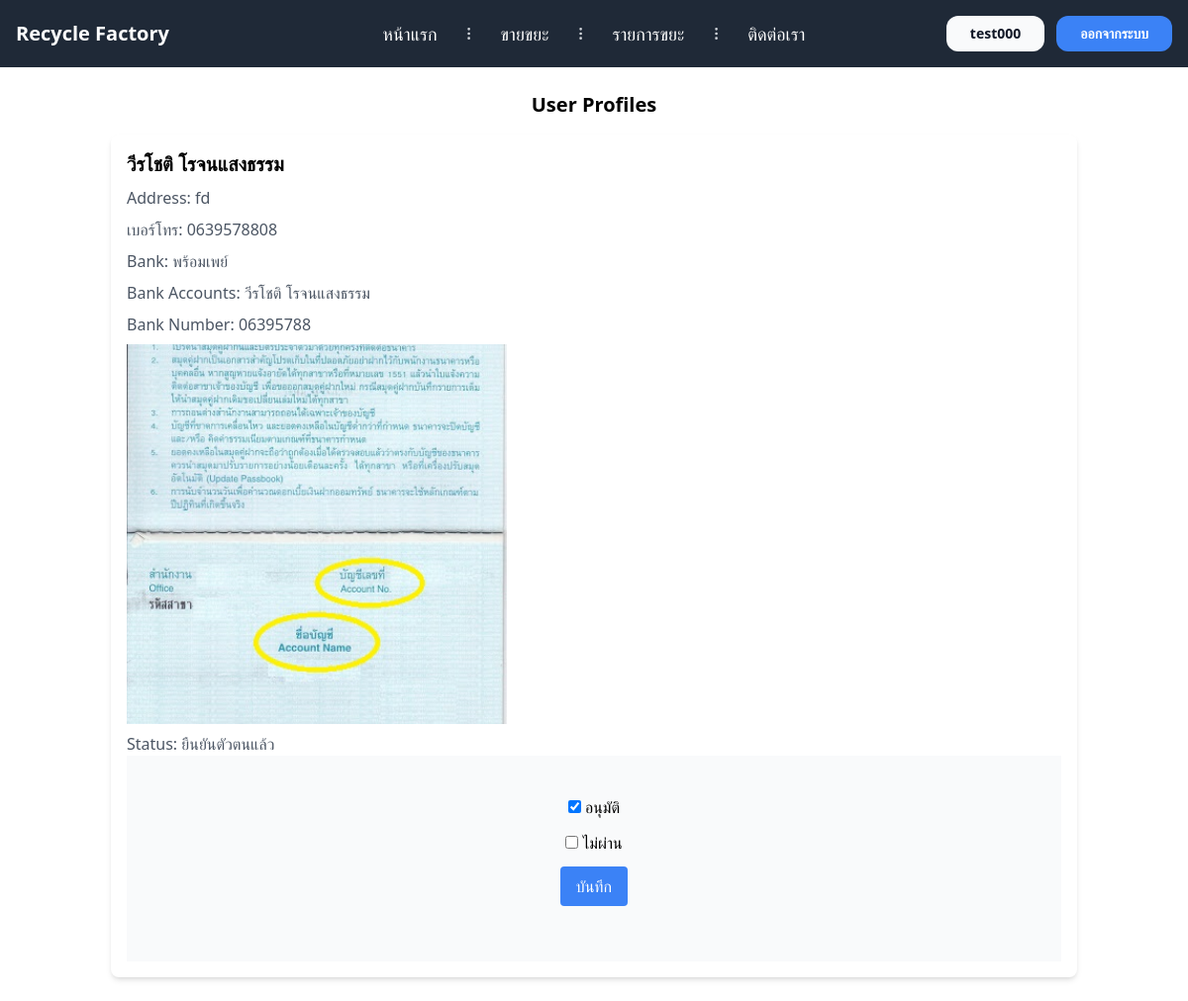
The app's page /Factory/editestate/1/ (signed in) with its own data.
### Member/models.py (models this page shows)
class Profile(models.Model):
    user = models.OneToOneField(User, on_delete=models.CASCADE, null=True, blank=True)
    first_name = models.CharField(max_length=150)
    last_name = models.CharField(max_length=150)
    address = models.TextField()
    bank = models.CharField(max_length=150)
    bank_accounts = models.CharField(max_length=350)
    bank_number = models.CharField(max_length=20)
    pass_bookQR = models.ImageField(upload_to='ImagePassBook/')
    phone = models.CharField(max_length=20, null=True, blank=True)
    status = models.BooleanField(default=False)
    cancel = models.BooleanField(default=False)

### Factory/views.py (the view)
# urls.py: path('editestate/<int:id>/',editestate,name='editestate')
@login_required
def editestate(request,id):
    nfn = Profile.objects.get(pk=id)
    ed = EditStatus()
    if request.method == 'POST':
        ed = EditStatus(request.POST,instance=nfn)
        if ed.is_valid():
            ed.save()
            return redirect('cfidentity')
        else:
            ed = EditStatus(instance=nfn)
    else:
        ed = EditStatus(instance=nfn)
    return render(request,'factory/editstate.html',{'form':ed,'nfn':nfn})

### Factory/forms.py
class EditStatus(forms.ModelForm):
    class Meta:
        model = Profile
        fields = ['status','cancel']
        labels = {
            'status':'อนุมัติ',
            'cancel':'ไม่ผ่าน',
        }

### templates/factory/editstate.html (shortened to what this page needs)
{%  extends 'base.html' %}
{% load crispy_forms_tags %}
{% block content %}
    <div class="max-w-5xl mx-auto bg-white rounded p-6">
    <h1 class="text-xl font-bold text-center mb-4 ">User Profiles</h1>
    <div class="grid grid-cols-1 gap-4 max-w-5xl">
        <div class="bg-white p-4 rounded-lg shadow-md">
            <h2 class="text-xl font-bold mb-2">{{ nfn.first_name }} {{ nfn.last_name }}</h2>
            <p class="text-gray-600 mb-2 ">Address: {{ nfn.address }}</p>
            <p class="text-gray-600 mb-2 ">เบอร์โทร: {{ nfn.phone }}</p>
            <p class="text-gray-600 mb-2">Bank: {{ nfn.bank }}</p>
            <p class="text-gray-600 mb-2">Bank Accounts: {{ nfn.bank_accounts }}</p>
            <p class="text-gray-600 mb-2">Bank Number: {{ nfn.bank_number }}</p>
            <img src="{{ nfn.pass_bookQR.url }}" alt="Passbook QR" class="w-96 h-96 object-cover mb-2">
            <p class="text-gray-600">Status: {% if nfn.status %} ยืนยันตัวตนแล้ว {% else %} ยังไม่ยืนยันตัวตน {% endif %}</p>
            <form action="" method="post" enctype="multipart/form-data" class="p-10 bg-gray-50 text-center">
                {{ form|crispy }}
                <div class="mb-4 text-center">
                    <button type="submit" class="bg-blue-500 text-white py-2 px-4 rounded hover:bg-blue-600 ">บันทึก</button>
                </div>
            </form>
        </div>
    </div>
</div>
{% endblock %}

### templates/base.html (shortened to what this page needs)
{% load static %}
<!DOCTYPE html>
<html lang="en">
<head>
    <script src="https://cdn.tailwindcss.com"></script>
</head>
<body>
<nav class="relative px-4 py-4 flex justify-between items-center bg-gray-800">
    <a class="text-3xl font-bold leading-none" href="#">
        <a href="/" class="text-white text-xl font-bold ">Recycle Factory</a>
    </a>
    <ul class="hidden absolute top-1/2 left-1/2 transform -translate-y-1/2 -translate-x-1/2 lg:mx-auto lg:flex lg:items-center lg:w-auto lg:space-x-6">
        <li><a class="text-lg text-white hover:text-gray-500" href="/">หน้าแรก</a></li>
        {% if user.is_authenticated %}
        <li class="text-gray-300">
            <svg xmlns="http://www.w3.org/2000/svg" fill="none" stroke="currentColor" class="w-4 h-4 current-fill" viewBox="0 0 24 24">
                <path stroke-linecap="round" stroke-linejoin="round" stroke-width="2" d="M12 5v0m0 7v0m0 7v0m0-13a1 1 0 110-2 1 1 0 010 2zm0 7a1 1 0 110-2 1 1 0 010 2zm0 7a1 1 0 110-2 1 1 0 010 2z" />
            </svg>
        </li>
        <li><a class="text-lg text-white hover:text-gray-500" href="{% url 'recycle_purchase' %}">ขายขยะ</a></li>
        <li class="text-gray-300">
            <svg xmlns="http://www.w3.org/2000/svg" fill="none" stroke="currentColor" class="w-4 h-4 current-fill" viewBox="0 0 24 24">
                <path stroke-linecap="round" stroke-linejoin="round" stroke-width="2" d="M12 5v0m0 7v0m0 7v0m0-13a1 1 0 110-2 1 1 0 010 2zm0 7a1 1 0 110-2 1 1 0 010 2zm0 7a1 1 0 110-2 1 1 0 010 2z" />
            </svg>
        </li>
        <li><a class="text-lg text-white hover:text-gray-500" href="{% url 'list_order' %}">รายการขยะ</a></li>
        <li class="text-gray-300">
            <svg xmlns="http://www.w3.org/2000/svg" fill="none" stroke="currentColor" class="w-4 h-4 current-fill" viewBox="0 0 24 24">
                <path stroke-linecap="round" stroke-linejoin="round" stroke-width="2" d="M12 5v0m0 7v0m0 7v0m0-13a1 1 0 110-2 1 1 0 010 2zm0 7a1 1 0 110-2 1 1 0 010 2zm0 7a1 1 0 110-2 1 1 0 010 2z" />
            </svg>
        </li>
        {% endif %}
        <li><a class="text-lg text-white hover:text-gray-500" href="{% url 'contact' %}">ติดต่อเรา</a></li>
    </ul>
    {% if user.is_authenticated %}
    <a class="hidden lg:inline-block lg:ml-auto lg:mr-3 py-2 px-6 bg-gray-50 hover:bg-gray-100 text-sm text-gray-900 font-bold  rounded-xl transition duration-200"  href="">{{ user.username }}</a>
    <a class="hidden lg:inline-block py-2 px-6 bg-blue-500 hover:bg-blue-600 text-sm text-white font-bold rounded-xl transition duration-200" href="{% url 'logout' %}">ออกจากระบบ</a>
    {% endif %}
</nav>
  {% block content %}
  {% endblock %}
</body>
</html>

### records on screen
Profile: first_name "วีรโชติ", last_name "โรจนแสงธรรม", address "fd", phone "0639578808", bank "พร้อมเพย์", bank_accounts "วีรโชติ โรจนแสงธรรม", bank_number "06395788", pass_bookQR (picture), status "☑"

### other values on screen
{{ user.username }} "test000"
